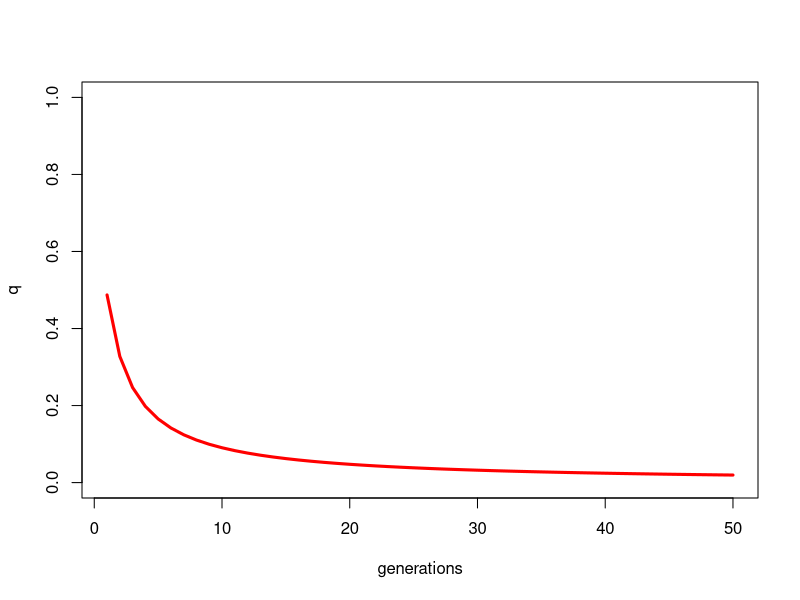

Source code (R):
## ---- chunk 1
options(htmltools.dir.version = FALSE)
## ---- chunk 2
qt <- function(q0, t){
  return(q0/(1+t*q0))
}

t <- 1:50
plot(t, qt(0.95, t), type="l", lwd=3, col="red", xlab="generations", ylab="q", ylim=c(0, 1))
